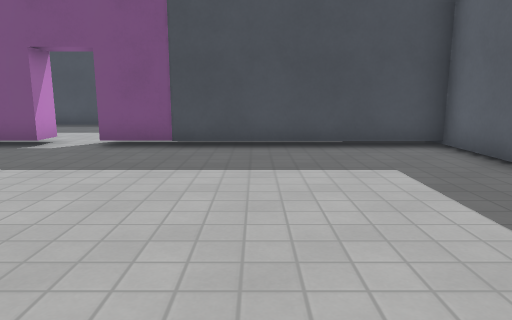
View 1 (above)

14 first-person views from a walk through a Godot game level. The camera is 1.2 m above the floor, tilts 10° down and sees 70° across. Doors that lead somewhere are drawn open, without their leaves. The floor is counted in squares, 1 m on a side. Each view is taken from the middle of a square. On the plan, view 1 faces up. The plan holds only what a view shows up to about 15 squares ahead; the rest is blank. Characters and animated objects are left out. Surface patterns are stand-ins for the level's own textures.

View 2
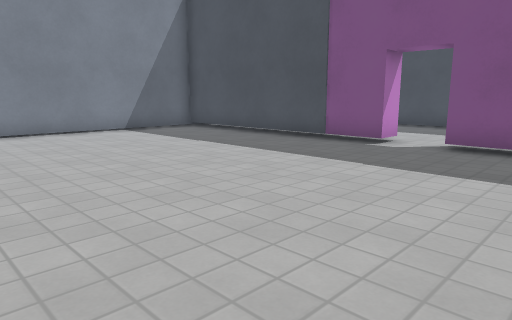

View 3
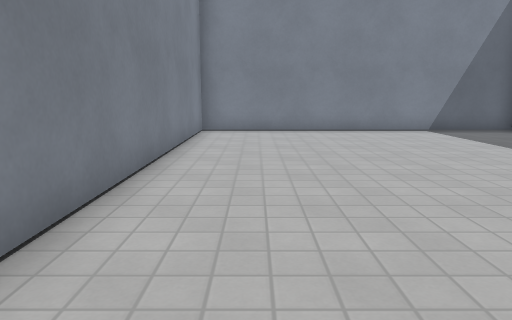

View 4
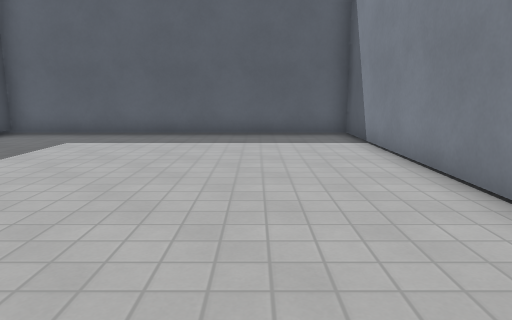

View 5
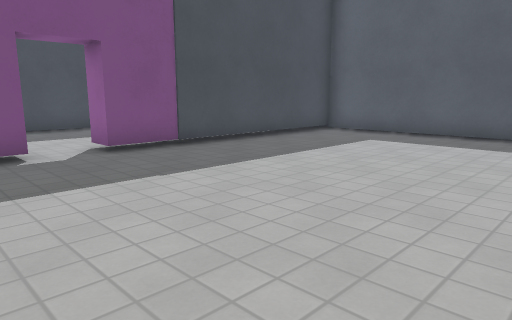

View 6
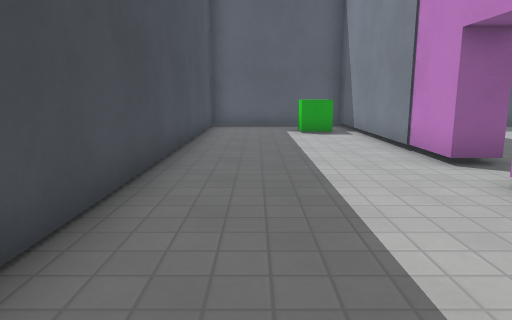

View 7
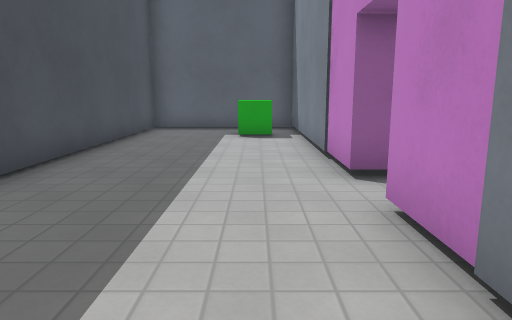

View 8
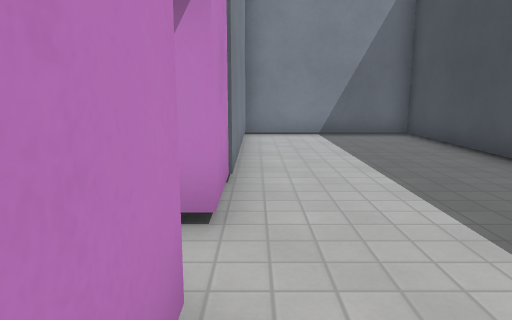

View 9
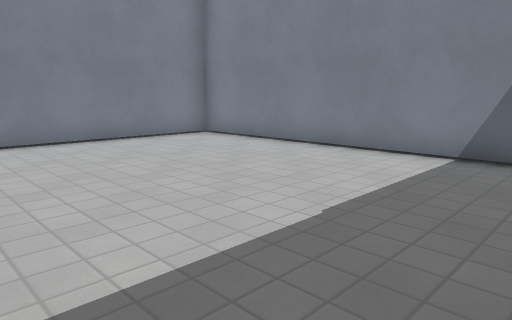

View 10
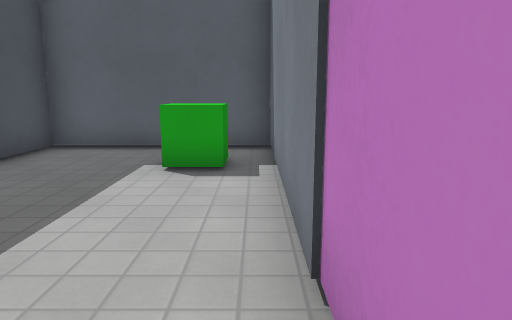

View 11
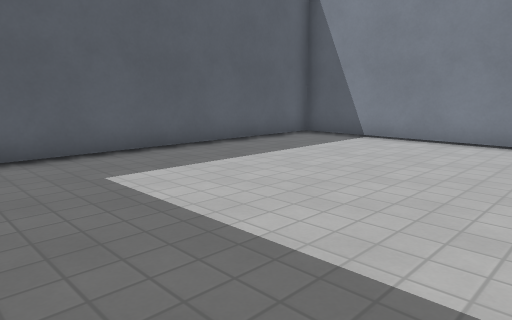

View 12
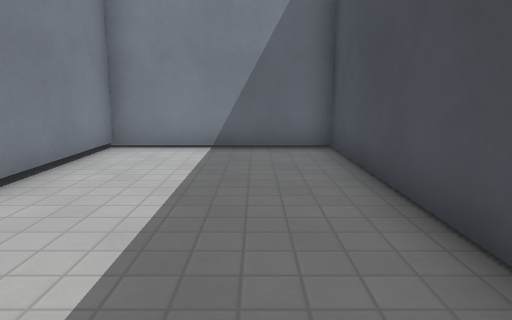

View 13
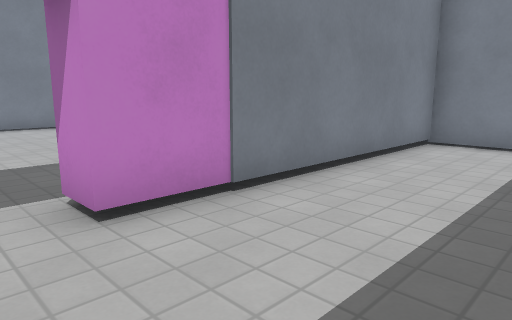

View 14
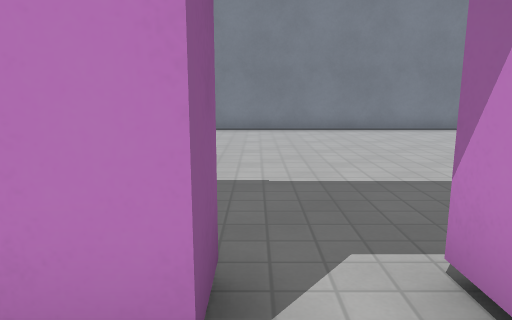

### Floor plan
Points are (right, up) in squares from view 1. A wall is a line through its corners. A room is listed if a view was taken in it or the views show most of it. See-through windows are left out.
Room 1 (views 1, 2, 3, 4, 5, 9, 11)
walls: (-5.3, 8.7) (-13.5, 8.7) (-13.5, -1.8) (4.5, -1.8) (4.5, 8.7) (-3.8, 8.7)
ways out: open door at (-4.5, 9) to room 2
Room 2 (views 6, 7, 8, 10, 12, 13, 14)
walls: (-3.8, 9.6) (4.5, 9.6) (4.5, 14.7) (-13.5, 14.7) (-13.5, 9.6) (-5.3, 9.6)
ways out: open door at (-4.5, 9) to room 1
objects: box (2, 11) to (3, 11)

Where each view was taken, in squares from view 1:
view 1: 0 up, 0 right, facing up
view 2: 0 up, 1 left, facing up-left
view 3: 0 up, 1 left, facing left
view 4: 1 up, 7 left, facing right
view 5: 1 up, 7 left, facing up-right
view 6: 13 up, 10 left, facing right
view 7: 11 up, 9 left, facing right
view 8: 10 up, 2 left, facing left
view 9: 8 up, 6 left, facing down-left
view 10: 10 up, 4 left, facing right
view 11: 8 up, 3 left, facing down-right
view 12: 13 up, 5 left, facing left
view 13: 13 up, 4 left, facing down-left
view 14: 11 up, 4 left, facing down
